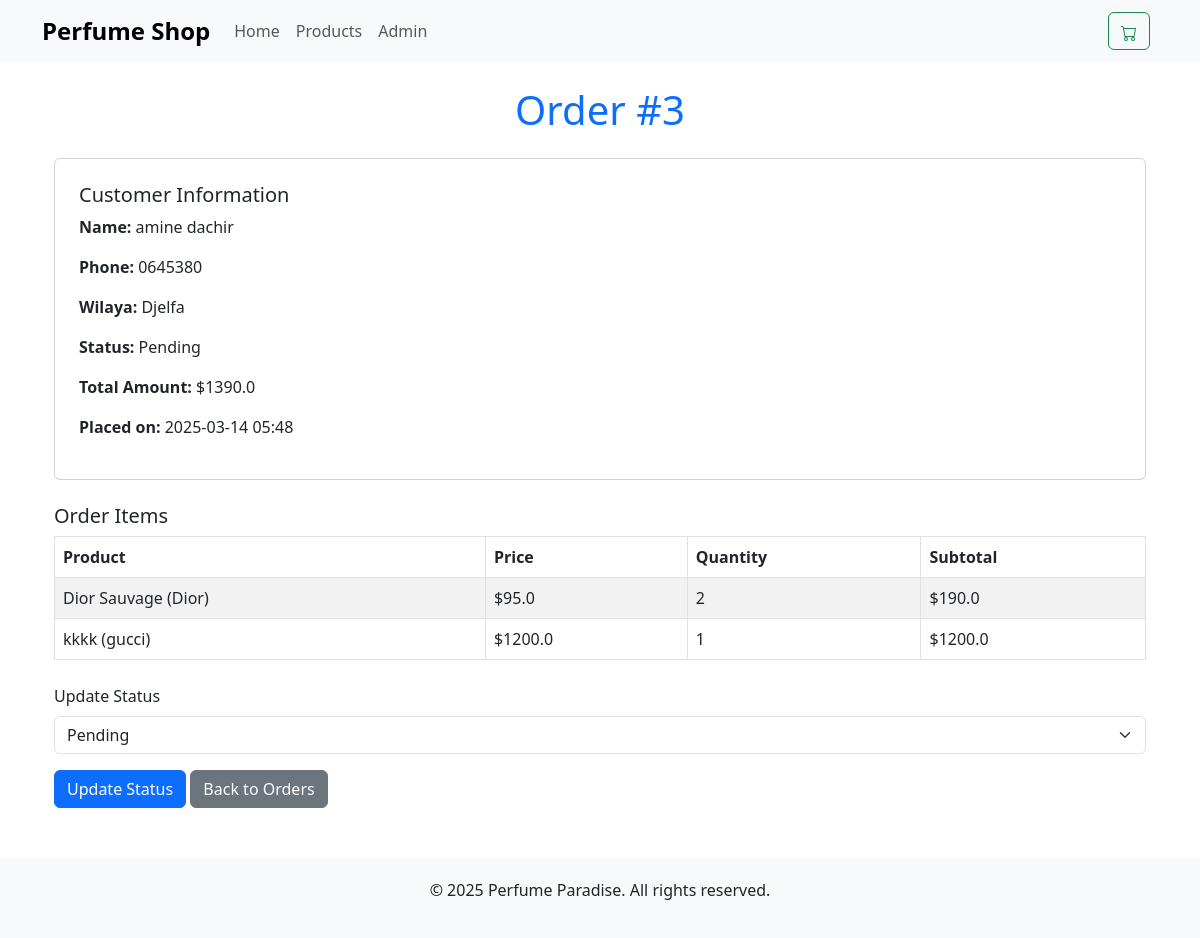
The app's page /admin/order/3 (signed in), older data.
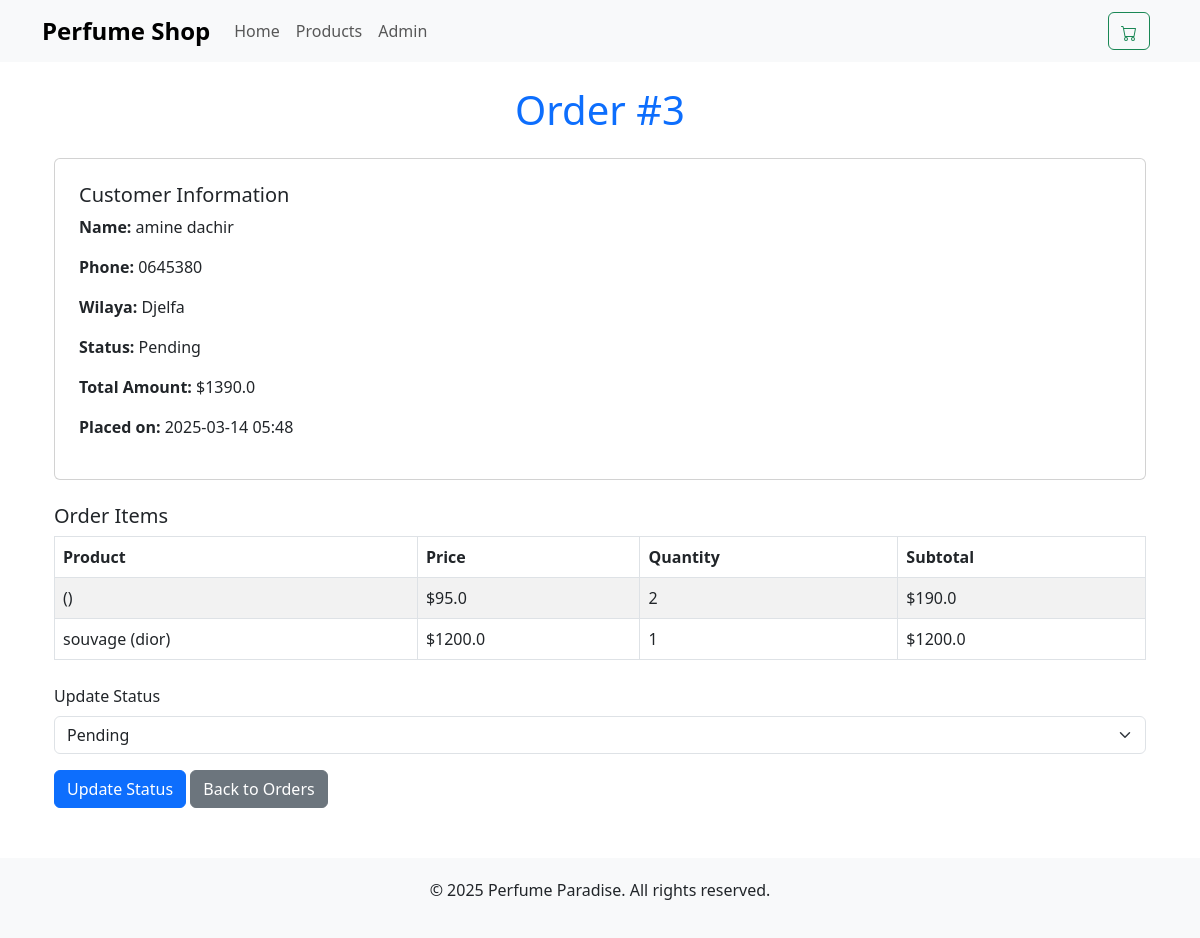
The same page, newer data.
### app.py (models this page shows)
class OrderItem(db.Model):
    id = db.Column(db.Integer, primary_key=True)
    order_id = db.Column(db.Integer, db.ForeignKey('order.id'), nullable=False)
    product_id = db.Column(db.Integer, db.ForeignKey('product.id'), nullable=False)
    quantity = db.Column(db.Integer, nullable=False)
    price = db.Column(db.Float, nullable=False)
    order = db.relationship('Order', backref=db.backref('items', lazy=True))
    product = db.relationship('Product')

class Product(db.Model):
    id = db.Column(db.Integer, primary_key=True)
    name = db.Column(db.String(100), nullable=False)
    brand = db.Column(db.String(100), nullable=False)
    description = db.Column(db.Text, nullable=False)
    price = db.Column(db.Float, nullable=False)
    image_url = db.Column(db.String(200), nullable=False)

### app.py (the view)
@app.route('/admin/order/<int:order_id>')
def admin_order_detail(order_id):
    if not session.get('admin_logged_in'):
        flash('Please login first', 'warning')
        return redirect(url_for('admin_login'))
    order = Order.query.get_or_404(order_id)
    return render_template('admin_order_detail.html', order=order)

### app.py (called while the page is built)
@app.context_processor
def inject_cart_count():
    def get_cart_count():
        cart = session.get('cart', {})
        return sum(item['quantity'] for item in cart.values())
    return dict(get_cart_count=get_cart_count)

### templates/admin_order_detail.html (shortened to what this page needs)
{% extends "base.html" %}
{% block content %}
<div class="container mt-4">
    <h1 class="mb-4 text-center text-primary">Order #{{ order.id }}</h1>
    <div class="card">
        <div class="card-body">
            <h5>Customer Information</h5>
            <p><strong>Name:</strong> {{ order.first_name }} {{ order.last_name }}</p>
            <p><strong>Phone:</strong> {{ order.phone_number }}</p>
            <p><strong>Wilaya:</strong> {{ order.wilaya }}</p>
            <p><strong>Status:</strong> {{ order.status }}</p>
            <p><strong>Total Amount:</strong> ${{ order.total_amount }}</p>
            <p><strong>Placed on:</strong> {{ order.created_at.strftime('%Y-%m-%d %H:%M') }}</p>
        </div>
    </div>
    <div class="mt-4">
        <h5>Order Items</h5>
        <table class="table table-striped table-bordered">
            <thead>
                <tr>
                    <th>Product</th>
                    <th>Price</th>
                    <th>Quantity</th>
                    <th>Subtotal</th>
                </tr>
            </thead>
            <tbody>
                {% for item in order.items %}
                <tr>
                    <td>{{ item.product.name }} ({{ item.product.brand }})</td>
                    <td>${{ item.price }}</td>
                    <td>{{ item.quantity }}</td>
                    <td>${{ item.price * item.quantity }}</td>
                </tr>
                {% endfor %}
            </tbody>
        </table>
    </div>
    <form method="POST" action="{{ url_for('update_order_status', order_id=order.id) }}" class="mt-4">
        <div class="mb-3">
            <label for="status" class="form-label">Update Status</label>
            <select class="form-select" id="status" name="status" required>
                <option value="Pending" {% if order.status == 'Pending' %}selected{% endif %}>Pending</option>
            </select>
        </div>
        <button type="submit" class="btn btn-primary">Update Status</button>
        <a href="{{ url_for('admin_orders') }}" class="btn btn-secondary">Back to Orders</a>
    </form>
</div>
{% endblock %}

Row changes from the older to the newer data that the page shows:
shown differently, row unchanged: OrderItem (number 1 of 2 on the later page): product.name "Dior Sauvage" → (not shown); product.brand "Dior" → (not shown)
changed through a linked row, OrderItem: product.name "kkkk" → "souvage"; product.brand "gucci" → "dior"
